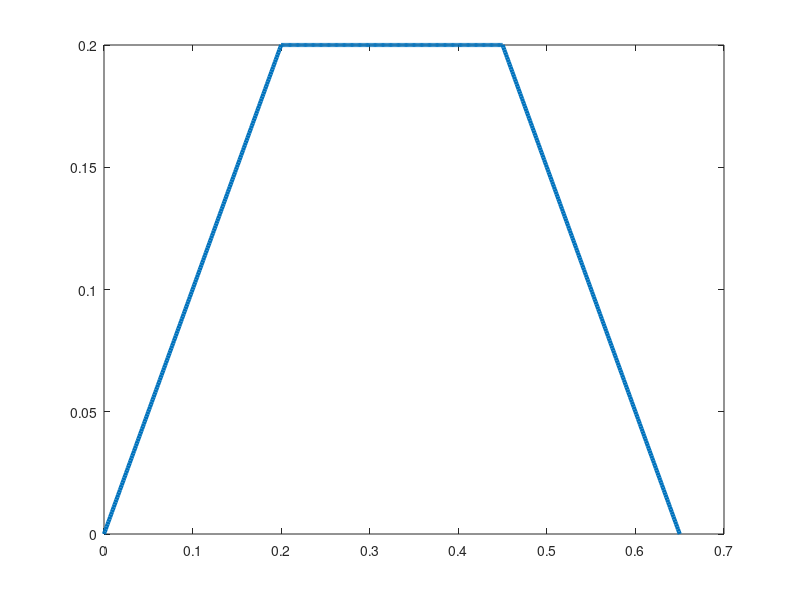

Recreate this plot in MATLAB.
%% length = 0.144
clear
close all
ts = 0.001;

v_max = 0.3;
a = v_max / 0.3;

t = 0:ts:0.78;

for i = 1:300
    v_ref(i) = a * t(i);
end

for i = 301:480
    v_ref(i) = v_max;
end

for i = 481:780
    v_ref(i) = v_max - a * (t(i) - 0.48);
end
v_ref(781) = 0;

v_ref = v_ref';
plot(t, v_ref, 'LineWidth',3);

length = 0;
for i = 1:781
    length = length + v_ref(i) * ts;
end

dlmwrite('ref1.csv', v_ref, 'precision', '%.3f');

%% length = 0.18
clear
close all
ts = 0.001;

v_max = 0.3;
a = v_max / 0.3;

t = 0:ts:0.9;

for i = 1:300
    v_ref(i) = a * t(i);
end

for i = 301:600
    v_ref(i) = v_max;
end

for i = 601:900
    v_ref(i) = v_max - a * (t(i) - 0.6);
end
v_ref(901) = 0;

v_ref = v_ref';
plot(t, v_ref, 'LineWidth',3);

length = 0;
for i = 1:901
    length = length + v_ref(i) * ts;
end

dlmwrite('ref2.csv', v_ref, 'precision', '%.3f');

%% length = 0.9
clear
close all
ts = 0.001;

v_max = 0.2;
a = v_max / 0.2;

t = 0:ts:0.65;

for i = 1:200
    v_ref(i) = a * t(i);
end

for i = 201:450
    v_ref(i) = v_max;
end

for i = 451:650
    v_ref(i) = v_max - a * (t(i) - 0.45);
end
v_ref(651) = 0;

v_ref = v_ref';
plot(t, v_ref, 'LineWidth',3);

length = 0;
for i = 1:651
    length = length + v_ref(i) * ts;
end

dlmwrite('ref3.csv', v_ref, 'precision', '%.3f');